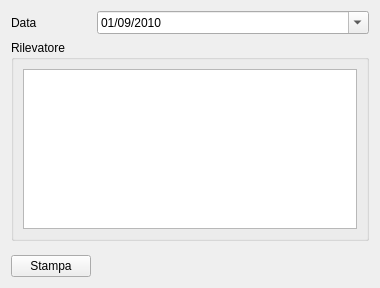
<?xml version="1.0" encoding="UTF-8"?>
<ui version="4.0">
 <class>Form</class>
 <widget class="QWidget" name="Form">
  <property name="geometry">
   <rect>
    <x>0</x>
    <y>0</y>
    <width>380</width>
    <height>288</height>
   </rect>
  </property>
  <property name="windowTitle">
   <string>Form</string>
  </property>
  <layout class="QGridLayout" name="gridLayout_2">
   <item row="0" column="0">
    <widget class="QLabel" name="label_2">
     <property name="text">
      <string>Data</string>
     </property>
    </widget>
   </item>
   <item row="0" column="1">
    <widget class="QDateEdit" name="DATA_COMPILAZIONE_SCHEDA">
     <property name="sizePolicy">
      <sizepolicy hsizetype="Expanding" vsizetype="Fixed">
       <horstretch>0</horstretch>
       <verstretch>0</verstretch>
      </sizepolicy>
     </property>
     <property name="dateTime">
      <datetime>
       <hour>0</hour>
       <minute>0</minute>
       <second>0</second>
       <year>2010</year>
       <month>9</month>
       <day>1</day>
      </datetime>
     </property>
     <property name="displayFormat">
      <string>dd/MM/yyyy</string>
     </property>
     <property name="calendarPopup">
      <bool>true</bool>
     </property>
    </widget>
   </item>
   <item row="1" column="0" colspan="2">
    <widget class="QGroupBox" name="groupBox_2">
     <property name="title">
      <string>Rilevatore</string>
     </property>
     <layout class="QGridLayout" name="gridLayout">
      <item row="0" column="0" colspan="2">
       <widget class="QTableView" name="RILEVATOREID">
        <property name="editTriggers">
         <set>QAbstractItemView::NoEditTriggers</set>
        </property>
        <property name="selectionMode">
         <enum>QAbstractItemView::SingleSelection</enum>
        </property>
        <property name="selectionBehavior">
         <enum>QAbstractItemView::SelectRows</enum>
        </property>
       </widget>
      </item>
     </layout>
    </widget>
   </item>
   <item row="2" column="0">
    <spacer name="verticalSpacer">
     <property name="orientation">
      <enum>Qt::Vertical</enum>
     </property>
     <property name="sizeHint" stdset="0">
      <size>
       <width>20</width>
       <height>40</height>
      </size>
     </property>
    </spacer>
   </item>
   <item row="3" column="0">
    <widget class="QPushButton" name="printBtn">
     <property name="text">
      <string>Stampa</string>
     </property>
    </widget>
   </item>
  </layout>
 </widget>
 <resources/>
 <connections/>
</ui>
